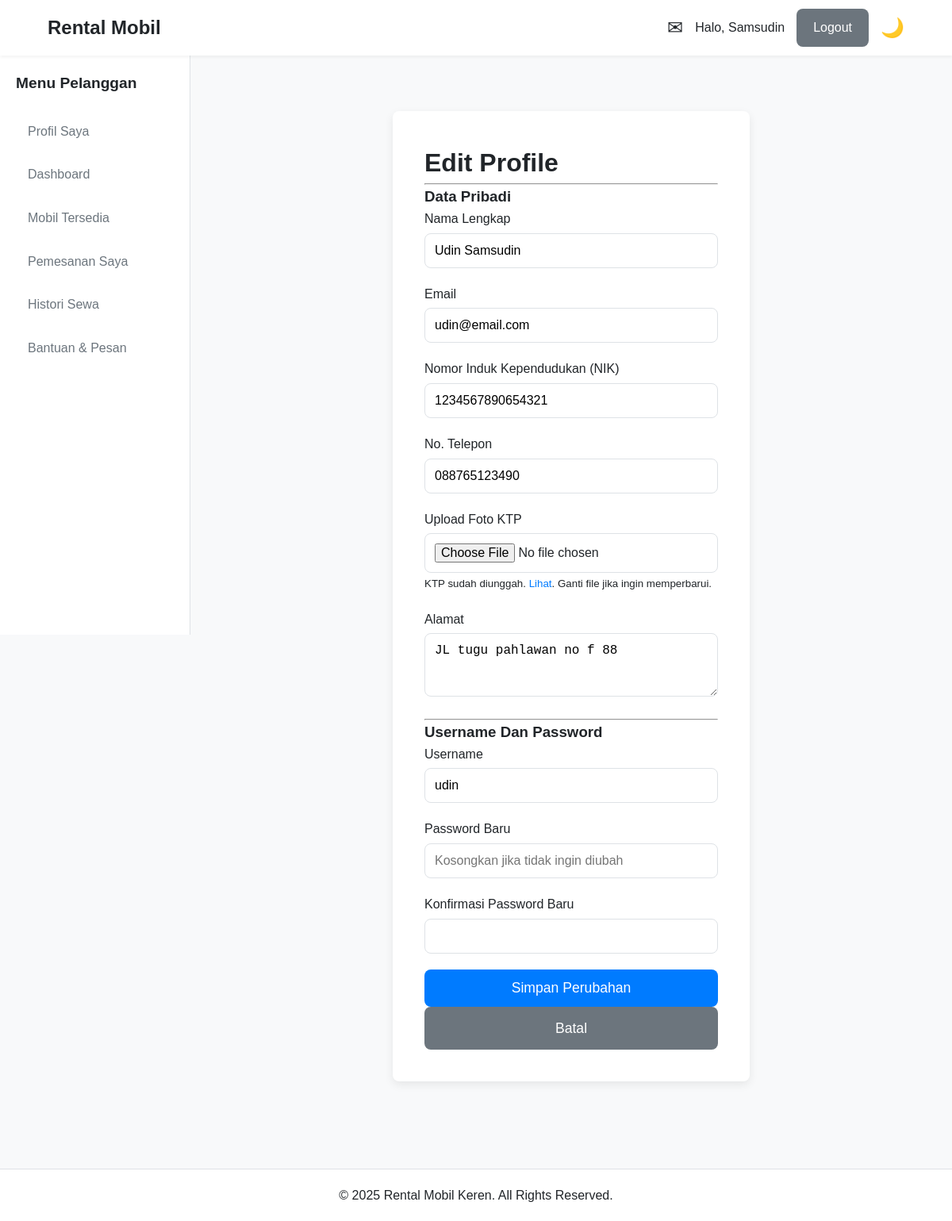
The page /pelanggan/edit_profile.php (signed in) on the database its author committed.
### tables this page shows
CREATE TABLE `pengguna` (
  `id_pengguna` int(11) NOT NULL,
  `username` varchar(50) NOT NULL,
  `password` varchar(255) NOT NULL,
  `nama_lengkap` varchar(100) NOT NULL,
  `nik` varchar(16) DEFAULT NULL,
  `foto_ktp` varchar(255) DEFAULT NULL,
  `email` varchar(100) NOT NULL,
  `no_telp` varchar(15) NOT NULL,
  `alamat` text DEFAULT NULL,
  `role` enum('Admin','Karyawan','Pelanggan') NOT NULL DEFAULT 'Pelanggan',
  `created_at` timestamp NOT NULL DEFAULT current_timestamp()
);

### pelanggan/edit_profile.php (the view, shortened to what this page needs)
<?php
require_once '../includes/config.php';
$id_pengguna = $_SESSION['id_pengguna'];
require_once '../includes/header.php';
try {
    $stmt = $pdo->prepare("SELECT * FROM pengguna WHERE id_pengguna = ?");
    $stmt->execute([$id_pengguna]);
    $user = $stmt->fetch();
} catch (PDOException $e) {
    die("Gagal mengambil data profil.");
}
?>
<div class="form-container">
    <div class="form-box">
        <form action="<?= BASE_URL ?>actions/pengguna/update_profile.php" method="POST" enctype="multipart/form-data">
            <h1>Edit Profile</h1>
            <hr>
            <h3>Data Pribadi</h3>
            <div class="form-grid">
                <div class="form-group">
                    <label for="nama_lengkap">Nama Lengkap</label>
                    <input type="text" id="nama_lengkap" name="nama_lengkap" value="<?= htmlspecialchars($user['nama_lengkap']) ?>" required>
                </div>
                <div class="form-grid">
                    <div class="form-group">
                        <label for="email">Email</label>
                        <input type="email" id="email" name="email" value="<?= htmlspecialchars($user['email']) ?>" required>
                    </div>
                </div>
                <div class="form-group">
                    <label for="nik">Nomor Induk Kependudukan (NIK)</label>
                    <input type="text" id="nik" name="nik" value="<?= htmlspecialchars($user['nik'] ?? '') ?>" required minlength="16" maxlength="16">
                </div>
                <div class="form-group">
                    <label for="no_telp">No. Telepon</label>
                    <input type="tel" id="no_telp" name="no_telp" value="<?= htmlspecialchars($user['no_telp'] ?? '') ?>">
                </div>
                <div class="form-group">
                    <label for="foto_ktp">Upload Foto KTP</label>
                    <input type="file" id="foto_ktp" name="foto_ktp" accept="image/jpeg, image/png">
                    <?php if (!empty($user['foto_ktp'])): ?>
                        <small>KTP sudah diunggah. <a href="<?= BASE_URL ?>assets/img/ktp/<?= $user['foto_ktp'] ?>" target="_blank">Lihat</a>. Ganti file jika ingin memperbarui.</small>
                    <?php endif; ?>
                </div>
                <div class="form-group full-width">
                    <label for="alamat">Alamat</label>
                    <textarea id="alamat" name="alamat" rows="3"><?= htmlspecialchars($user['alamat'] ?? '') ?></textarea>
                </div>
            </div>
            <hr>
            <h3>Username Dan Password</h3>
            <div class="form-group">
                <label for="username">Username</label>
                <input type="text" id="username" name="username" value="<?= htmlspecialchars($user['username']) ?>" required>
            </div>
            <div class="form-group">
                <label for="password">Password Baru</label>
                <input type="password" id="password" name="password" placeholder="Kosongkan jika tidak ingin diubah">
            </div>
            <div class="form-group">
                <label for="password_confirm">Konfirmasi Password Baru</label>
                <input type="password" id="password_confirm" name="password_confirm">
            </div>
            <button type="submit" class="btn btn-primary">Simpan Perubahan</button>
            <a href="profile.php" class="btn btn-secondary">Batal</a>
        </form>
    </div>
</div>
<?php require_once '../includes/footer.php'; ?>

### assets/css/style.css (style rules this page uses)
:root { --primary-color: #007bff; --secondary-color: #6c757d; --success-color: #28a745; --danger-color: #dc3545; --warning-color: #ffc107; --info-color: #17a2b8; --bg-color: #f8f9fa; --surface-color: #ffffff; --text-color: #212529; --muted-text-color: #6c757d; --border-color: #dee2e6; --font-family: 'Poppins', sans-serif; --header-height: 70px; --sidebar-width: 240px; --border-radius: 8px; --box-shadow: 0 4px 12px rgba(0, 0, 0, 0.08); }
* { margin: 0; padding: 0; box-sizing: border-box; }
body { font-family: var(--font-family); background-color: var(--bg-color); color: var(--text-color); line-height: 1.6; }
a { color: var(--primary-color); text-decoration: none; transition: color 0.2s; }
.btn { display: inline-block; padding: 10px 20px; font-size: 1rem; font-weight: 500; border: 1px solid transparent; border-radius: var(--border-radius); cursor: pointer; transition: all 0.2s; text-align: center; }
.btn-primary { background-color: var(--primary-color); color: #fff; }
.btn-secondary { background-color: var(--secondary-color); color: #fff; }
.form-container { display: flex; justify-content: center; align-items: center; padding: 40px 0; }
.form-box { background: var(--surface-color); padding: 40px; border-radius: var(--border-radius); box-shadow: var(--box-shadow); width: 100%; max-width: 450px; }
.form-group { margin-bottom: 20px; }
.form-group label { display: block; margin-bottom: 5px; font-weight: 500; }
.form-group input, .form-group select, .form-group textarea { width: 100%; padding: 12px; border: 1px solid var(--border-color); border-radius: var(--border-radius); font-size: 1rem; }
.form-box .btn { width: 100%; padding: 12px; font-size: 1.1rem; }

### rows shown on the page
pengguna: nama_lengkap "Udin Samsudin", email "udin@email.com", nik "1234567890654321", no_telp "088765123490", alamat "JL tugu pahlawan no f 88", username "udin"

### other values the page prints
$sapaan "Samsudin"
$_SESSION['role'] "Pelanggan"
